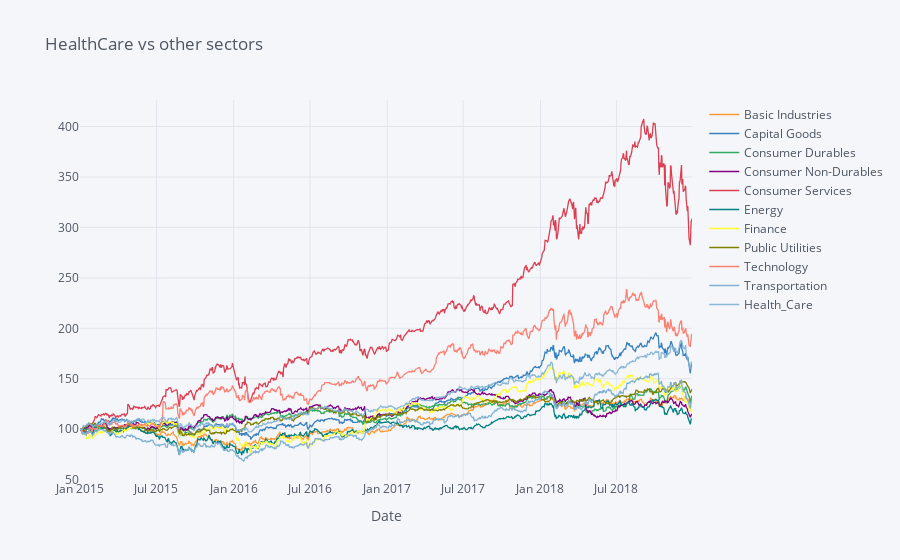

The cell this chart's notebook holds for it:
### Code cell
indexes.iplot(title="HealthCare vs other sectors", xTitle="Date")

### Figure 1 — Plotly figure (JSON) as saved in the notebook; plotly's stock layout.template omitted (floating-point values rounded to 4 significant figures; data arrays with more than 128 entries replaced by an {"elided": "..."} marker saying what was removed)
{"data": [{"line": {"color": "rgba(255, 153, 51, 1.0)", "dash": "solid", "shape": "linear", "width": 1.3}, "mode": "lines", "name": "Basic Industries", "text": "", "type": "scatter", "x": {"elided": "1006 str values"}, "y": {"elided": "1006 float values"}}, {"line": {"color": "rgba(55, 128, 191, 1.0)", "dash": "solid", "shape": "linear", "width": 1.3}, "mode": "lines", "name": "Capital Goods", "text": "", "type": "scatter", "x": {"elided": "1006 str values"}, "y": {"elided": "1006 float values"}}, {"line": {"color": "rgba(50, 171, 96, 1.0)", "dash": "solid", "shape": "linear", "width": 1.3}, "mode": "lines", "name": "Consumer Durables", "text": "", "type": "scatter", "x": {"elided": "1006 str values"}, "y": {"elided": "1006 float values"}}, {"line": {"color": "rgba(128, 0, 128, 1.0)", "dash": "solid", "shape": "linear", "width": 1.3}, "mode": "lines", "name": "Consumer Non-Durables", "text": "", "type": "scatter", "x": {"elided": "1006 str values"}, "y": {"elided": "1006 float values"}}, {"line": {"color": "rgba(219, 64, 82, 1.0)", "dash": "solid", "shape": "linear", "width": 1.3}, "mode": "lines", "name": "Consumer Services", "text": "", "type": "scatter", "x": {"elided": "1006 str values"}, "y": {"elided": "1006 float values"}}, {"line": {"color": "rgba(0, 128, 128, 1.0)", "dash": "solid", "shape": "linear", "width": 1.3}, "mode": "lines", "name": "Energy", "text": "", "type": "scatter", "x": {"elided": "1006 str values"}, "y": {"elided": "1006 float values"}}, {"line": {"color": "rgba(255, 255, 51, 1.0)", "dash": "solid", "shape": "linear", "width": 1.3}, "mode": "lines", "name": "Finance", "text": "", "type": "scatter", "x": {"elided": "1006 str values"}, "y": {"elided": "1006 float values"}}, {"line": {"color": "rgba(128, 128, 0, 1.0)", "dash": "solid", "shape": "linear", "width": 1.3}, "mode": "lines", "name": "Public Utilities", "text": "", "type": "scatter", "x": {"elided": "1006 str values"}, "y": {"elided": "1006 float values"}}, {"line": {"color": "rgba(251, 128, 114, 1.0)", "dash": "solid", "shape": "linear", "width": 1.3}, "mode": "lines", "name": "Technology", "text": "", "type": "scatter", "x": {"elided": "1006 str values"}, "y": {"elided": "1006 float values"}}, {"line": {"color": "rgba(128, 177, 211, 1.0)", "dash": "solid", "shape": "linear", "width": 1.3}, "mode": "lines", "name": "Transportation", "text": "", "type": "scatter", "x": {"elided": "1006 str values"}, "y": {"elided": "1006 float values"}}, {"line": {"color": "rgba(128, 177, 211, 0.8999999999999999)", "dash": "solid", "shape": "linear", "width": 1.3}, "mode": "lines", "name": "Health_Care", "text": "", "type": "scatter", "x": {"elided": "1006 str values"}, "y": {"elided": "1006 float values"}}], "layout": {"legend": {"bgcolor": "#F5F6F9", "font": {"color": "#4D5663"}}, "paper_bgcolor": "#F5F6F9", "plot_bgcolor": "#F5F6F9", "title": {"font": {"color": "#4D5663"}, "text": "HealthCare vs other sectors"}, "xaxis": {"gridcolor": "#E1E5ED", "showgrid": true, "tickfont": {"color": "#4D5663"}, "title": {"font": {"color": "#4D5663"}, "text": "Date"}, "zerolinecolor": "#E1E5ED"}, "yaxis": {"gridcolor": "#E1E5ED", "showgrid": true, "tickfont": {"color": "#4D5663"}, "title": {"font": {"color": "#4D5663"}, "text": ""}, "zerolinecolor": "#E1E5ED"}}}
